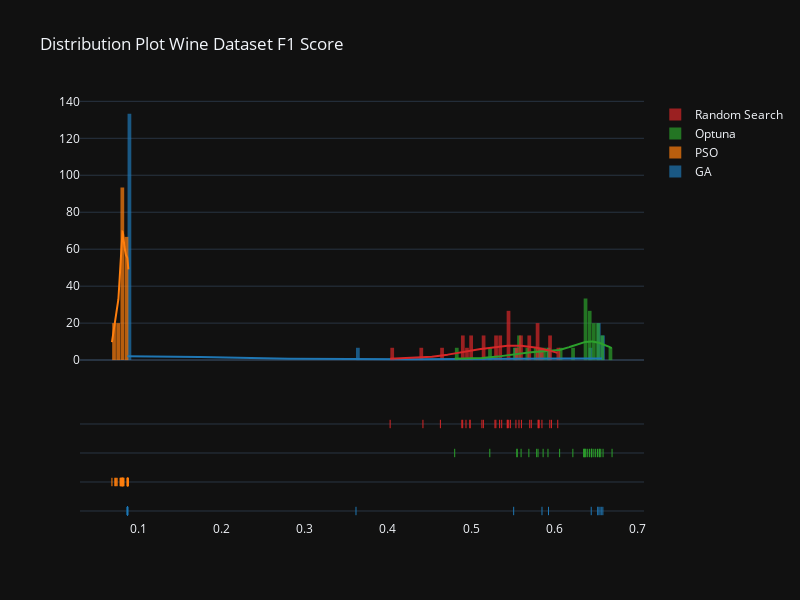

Source (notebook cell):
### Code cell
metrics = ['F1','AUC', 'Accuracy']
for metric in metrics:
    hist_data = [wine_ga[metric], wine_pso[metric], wine_optuna[metric], wine_rs[metric]]
    group_labels = ['GA', 'PSO', 'Optuna', 'Random Search'] # name of the dataset


    fig = ff.create_distplot(hist_data, group_labels, curve_type='kde', bin_size=.005, show_hist=True)
    fig.update_layout(template = 'plotly_dark')
    fig.update_layout(bargap=0.1, width=800, height=600, title=f'Distribution Plot Wine Dataset {metric} Score')
    fig.show()

### Figure 1 — Plotly figure (JSON) as saved in the notebook; plotly's stock layout.template omitted (floating-point values rounded to 4 significant figures; data arrays with more than 128 entries replaced by an {"elided": "..."} marker saying what was removed)
{"data": [{"autobinx": false, "histnorm": "probability density", "legendgroup": "GA", "marker": {"color": "rgb(31, 119, 180)"}, "name": "GA", "opacity": 0.7, "type": "histogram", "x": [0.08635, 0.5933, 0.6526, 0.08661, 0.08629, 0.08653, 0.0867, 0.6529, 0.08645, 0.0868, 0.6552, 0.6587, 0.08643, 0.6568, 0.08646, 0.5854, 0.08655, 0.08635, 0.08635, 0.08637, 0.08642, 0.08652, 0.08639, 0.08635, 0.5513, 0.6447, 0.08637, 0.08645, 0.08639, 0.3615], "xaxis": "x", "xbins": {"end": 0.6587, "size": 0.005, "start": 0.08629}, "yaxis": "y"}, {"autobinx": false, "histnorm": "probability density", "legendgroup": "PSO", "marker": {"color": "rgb(255, 127, 14)"}, "name": "PSO", "opacity": 0.7, "type": "histogram", "x": [0.0782, 0.08139, 0.0806, 0.07945, 0.08618, 0.07401, 0.0808, 0.08628, 0.08667, 0.08656, 0.07936, 0.08061, 0.07786, 0.08706, 0.06775, 0.08754, 0.08037, 0.07762, 0.08145, 0.07123, 0.08706, 0.0719, 0.0795, 0.07299, 0.08225, 0.08607, 0.08708, 0.07969, 0.08066, 0.08647], "xaxis": "x", "xbins": {"end": 0.08754, "size": 0.005, "start": 0.06775}, "yaxis": "y"}, {"autobinx": false, "histnorm": "probability density", "legendgroup": "Optuna", "marker": {"color": "rgb(44, 160, 44)"}, "name": "Optuna", "opacity": 0.7, "type": "histogram", "x": [0.6067, 0.6479, 0.6448, 0.6226, 0.6562, 0.645, 0.6455, 0.6405, 0.5868, 0.6589, 0.5556, 0.65, 0.6367, 0.5551, 0.5226, 0.6375, 0.6542, 0.5807, 0.5603, 0.6523, 0.6383, 0.4803, 0.6427, 0.579, 0.6698, 0.6357, 0.6359, 0.5696, 0.6548, 0.5926], "xaxis": "x", "xbins": {"end": 0.6698, "size": 0.005, "start": 0.4803}, "yaxis": "y"}, {"autobinx": false, "histnorm": "probability density", "legendgroup": "Random Search", "marker": {"color": "rgb(214, 39, 40)"}, "name": "Random Search", "opacity": 0.7, "type": "histogram", "x": [0.5854, 0.5435, 0.5149, 0.5949, 0.5607, 0.5813, 0.5577, 0.5807, 0.49, 0.5541, 0.5707, 0.4026, 0.4631, 0.4889, 0.5131, 0.544, 0.5345, 0.4989, 0.5474, 0.582, 0.5288, 0.5968, 0.5453, 0.4939, 0.4421, 0.5369, 0.6044, 0.5299, 0.4987, 0.5726], "xaxis": "x", "xbins": {"end": 0.6044, "size": 0.005, "start": 0.4026}, "yaxis": "y"}, {"legendgroup": "GA", "marker": {"color": "rgb(31, 119, 180)"}, "mode": "lines", "name": "GA", "showlegend": false, "type": "scatter", "x": {"elided": "500 float values"}, "xaxis": "x", "y": {"elided": "500 float values"}, "yaxis": "y"}, {"legendgroup": "PSO", "marker": {"color": "rgb(255, 127, 14)"}, "mode": "lines", "name": "PSO", "showlegend": false, "type": "scatter", "x": {"elided": "500 float values"}, "xaxis": "x", "y": {"elided": "500 float values"}, "yaxis": "y"}, {"legendgroup": "Optuna", "marker": {"color": "rgb(44, 160, 44)"}, "mode": "lines", "name": "Optuna", "showlegend": false, "type": "scatter", "x": {"elided": "500 float values"}, "xaxis": "x", "y": {"elided": "500 float values"}, "yaxis": "y"}, {"legendgroup": "Random Search", "marker": {"color": "rgb(214, 39, 40)"}, "mode": "lines", "name": "Random Search", "showlegend": false, "type": "scatter", "x": {"elided": "500 float values"}, "xaxis": "x", "y": {"elided": "500 float values"}, "yaxis": "y"}, {"legendgroup": "GA", "marker": {"color": "rgb(31, 119, 180)", "symbol": "line-ns-open"}, "mode": "markers", "name": "GA", "showlegend": false, "type": "scatter", "x": [0.08635, 0.5933, 0.6526, 0.08661, 0.08629, 0.08653, 0.0867, 0.6529, 0.08645, 0.0868, 0.6552, 0.6587, 0.08643, 0.6568, 0.08646, 0.5854, 0.08655, 0.08635, 0.08635, 0.08637, 0.08642, 0.08652, 0.08639, 0.08635, 0.5513, 0.6447, 0.08637, 0.08645, 0.08639, 0.3615], "xaxis": "x", "y": ["GA", "GA", "GA", "GA", "GA", "GA", "GA", "GA", "GA", "GA", "GA", "GA", "GA", "GA", "GA", "GA", "GA", "GA", "GA", "GA", "GA", "GA", "GA", "GA", "GA", "GA", "GA", "GA", "GA", "GA"], "yaxis": "y2"}, {"legendgroup": "PSO", "marker": {"color": "rgb(255, 127, 14)", "symbol": "line-ns-open"}, "mode": "markers", "name": "PSO", "showlegend": false, "type": "scatter", "x": [0.0782, 0.08139, 0.0806, 0.07945, 0.08618, 0.07401, 0.0808, 0.08628, 0.08667, 0.08656, 0.07936, 0.08061, 0.07786, 0.08706, 0.06775, 0.08754, 0.08037, 0.07762, 0.08145, 0.07123, 0.08706, 0.0719, 0.0795, 0.07299, 0.08225, 0.08607, 0.08708, 0.07969, 0.08066, 0.08647], "xaxis": "x", "y": ["PSO", "PSO", "PSO", "PSO", "PSO", "PSO", "PSO", "PSO", "PSO", "PSO", "PSO", "PSO", "PSO", "PSO", "PSO", "PSO", "PSO", "PSO", "PSO", "PSO", "PSO", "PSO", "PSO", "PSO", "PSO", "PSO", "PSO", "PSO", "PSO", "PSO"], "yaxis": "y2"}, {"legendgroup": "Optuna", "marker": {"color": "rgb(44, 160, 44)", "symbol": "line-ns-open"}, "mode": "markers", "name": "Optuna", "showlegend": false, "type": "scatter", "x": [0.6067, 0.6479, 0.6448, 0.6226, 0.6562, 0.645, 0.6455, 0.6405, 0.5868, 0.6589, 0.5556, 0.65, 0.6367, 0.5551, 0.5226, 0.6375, 0.6542, 0.5807, 0.5603, 0.6523, 0.6383, 0.4803, 0.6427, 0.579, 0.6698, 0.6357, 0.6359, 0.5696, 0.6548, 0.5926], "xaxis": "x", "y": ["Optuna", "Optuna", "Optuna", "Optuna", "Optuna", "Optuna", "Optuna", "Optuna", "Optuna", "Optuna", "Optuna", "Optuna", "Optuna", "Optuna", "Optuna", "Optuna", "Optuna", "Optuna", "Optuna", "Optuna", "Optuna", "Optuna", "Optuna", "Optuna", "Optuna", "Optuna", "Optuna", "Optuna", "Optuna", "Optuna"], "yaxis": "y2"}, {"legendgroup": "Random Search", "marker": {"color": "rgb(214, 39, 40)", "symbol": "line-ns-open"}, "mode": "markers", "name": "Random Search", "showlegend": false, "type": "scatter", "x": [0.5854, 0.5435, 0.5149, 0.5949, 0.5607, 0.5813, 0.5577, 0.5807, 0.49, 0.5541, 0.5707, 0.4026, 0.4631, 0.4889, 0.5131, 0.544, 0.5345, 0.4989, 0.5474, 0.582, 0.5288, 0.5968, 0.5453, 0.4939, 0.4421, 0.5369, 0.6044, 0.5299, 0.4987, 0.5726], "xaxis": "x", "y": ["Random Search", "Random Search", "Random Search", "Random Search", "Random Search", "Random Search", "Random Search", "Random Search", "Random Search", "Random Search", "Random Search", "Random Search", "Random Search", "Random Search", "Random Search", "Random Search", "Random Search", "Random Search", "Random Search", "Random Search", "Random Search", "Random Search", "Random Search", "Random Search", "Random Search", "Random Search", "Random Search", "Random Search", "Random Search", "Random Search"], "yaxis": "y2"}], "layout": {"bargap": 0.1, "barmode": "overlay", "height": 600, "hovermode": "closest", "legend": {"traceorder": "reversed"}, "title": {"text": "Distribution Plot Wine Dataset F1 Score"}, "width": 800, "xaxis": {"anchor": "y2", "domain": [0, 1], "zeroline": false}, "yaxis": {"anchor": "free", "domain": [0.35, 1], "position": 0}, "yaxis2": {"anchor": "x", "domain": [0, 0.25], "dtick": 1, "showticklabels": false}}}
